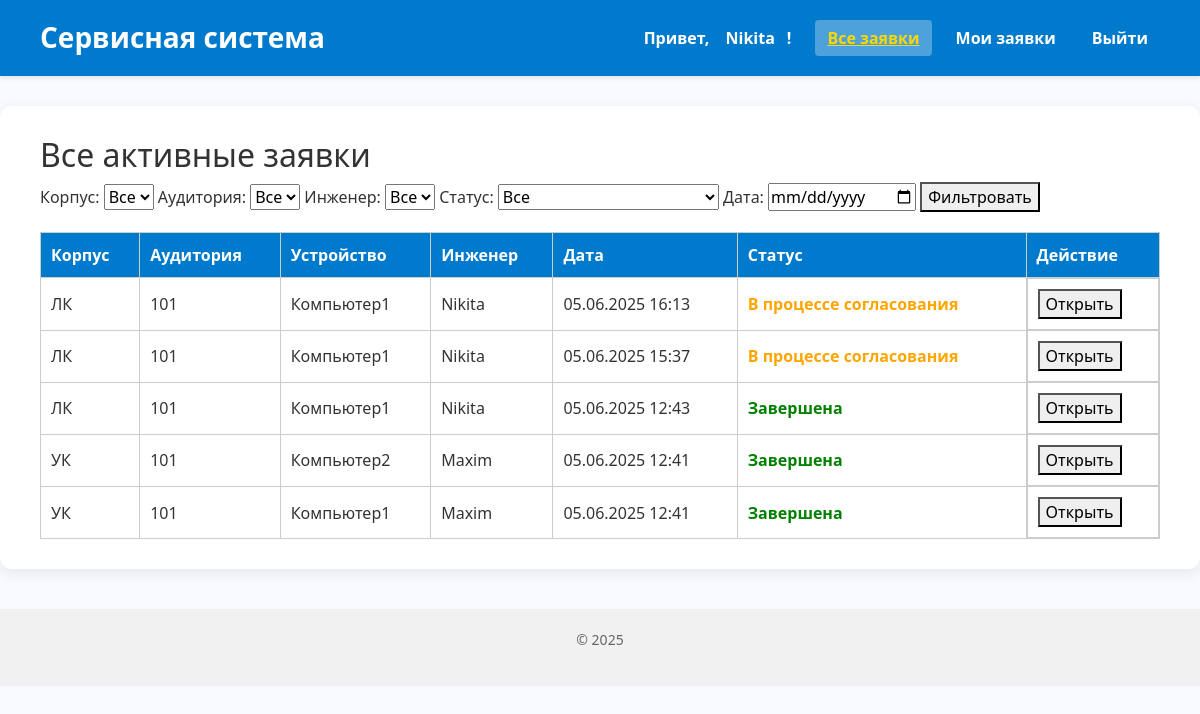
The page /engineer/all-active/ (signed in) on the database as committed earlier.
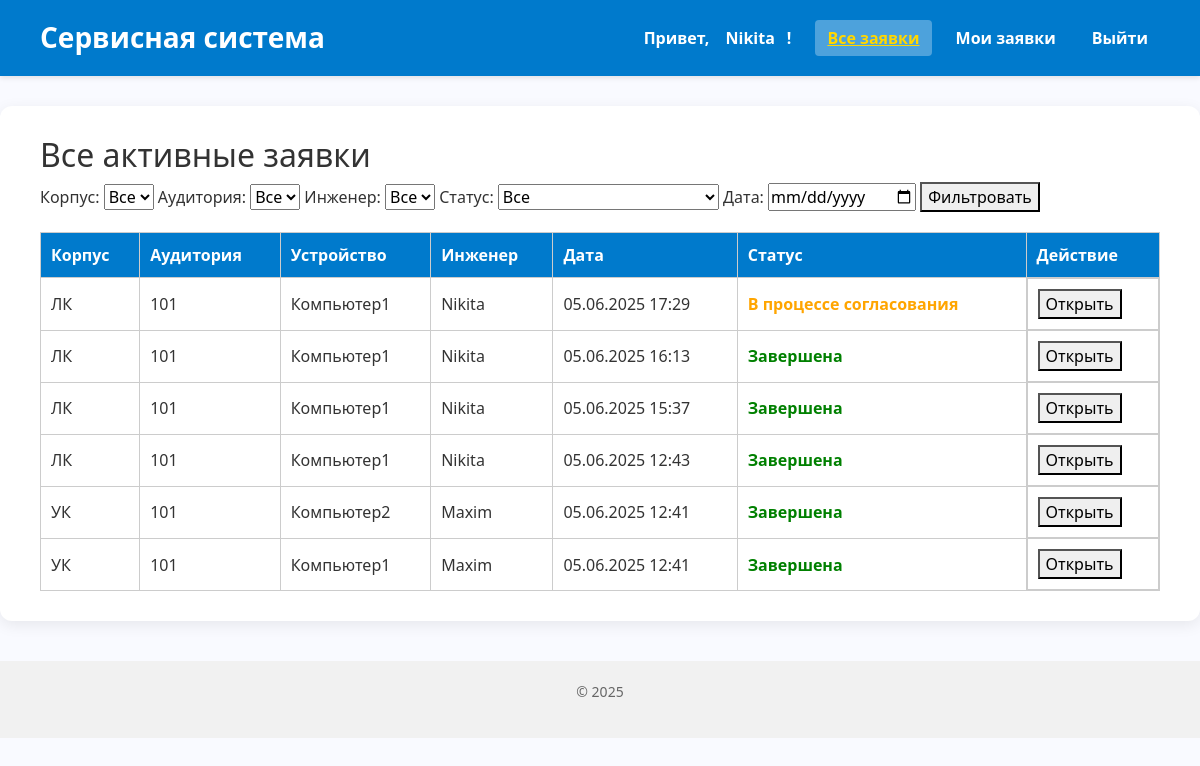
The same page on the database as committed later.
### core/models.py (models this page shows, shortened)
class ServiceRequest(models.Model):
    device = models.ForeignKey(Device, on_delete=models.CASCADE, related_name='service_requests', verbose_name="Устройство")
    created_by = models.ForeignKey(
        settings.AUTH_USER_MODEL, on_delete=models.SET_NULL,
        null=True, related_name='requests_created', verbose_name="Создал"
    )
    assigned_engineer = models.ForeignKey(
        settings.AUTH_USER_MODEL, on_delete=models.SET_NULL,
        null=True, blank=True, related_name='assigned_requests', verbose_name="Инженер"
    )
    created_at = models.DateTimeField("Дата создания", auto_now_add=True)
    description = models.TextField("Описание проблемы")
    is_completed = models.BooleanField("Завершено", default=False)
    requires_replacement = models.BooleanField("Требуется замена", default=False)
    is_paused = models.BooleanField("Приостановлена (ожидание замены)", default=False)
    replacement_requested = models.BooleanField("Запрос на замену оборудования", default=False)
    class Meta:
        verbose_name = "Заявка на обслуживание"
        verbose_name_plural = "Заявки на обслуживание"

class Device(models.Model):
    cabinet = models.ForeignKey(Cabinet, on_delete=models.CASCADE, related_name='devices', verbose_name="Кабинет")
    name = models.CharField("Название устройства", max_length=100)
    serial_number = models.CharField("Серийный номер", max_length=100, unique=True)
    purchase_date = models.DateField("Дата покупки")
    cost = models.DecimalField("Стоимость", max_digits=10, decimal_places=2)
    class Meta:
        verbose_name = "Устройство"
        verbose_name_plural = "Устройства"

class Cabinet(models.Model):
    number = models.CharField("Номер кабинета", max_length=10)
    building = models.CharField("Корпус", max_length=50)
    class Meta:
        verbose_name = "Кабинет"
        verbose_name_plural = "Кабинеты"

class User(AbstractUser):
    ROLE_CHOICES = [
        ('admin', 'Администратор'),
        ('engineer', 'Инженер'),
        ('teacher', 'Преподаватель'),
    ]
    role = models.CharField(max_length=20, choices=ROLE_CHOICES, blank=True, null=True)

### core/views.py (the view)
# urls.py: path('engineer/all-active/', views.all_active_requests, name='all_active_requests'),
@login_required
@engineer_required
def all_active_requests(request):
    qs = ServiceRequest.objects.select_related('device__cabinet', 'assigned_engineer').all()
    building = request.GET.get('building')
    cabinet_id = request.GET.get('cabinet')
    engineer_id = request.GET.get('engineer')
    status = request.GET.get('status')
    date = request.GET.get('date')
    if building:
        qs = qs.filter(device__cabinet__building=building)
    if cabinet_id:
        qs = qs.filter(device__cabinet__id=cabinet_id)
    if engineer_id:
        qs = qs.filter(assigned_engineer__id=engineer_id)
    if status == 'new':
        qs = qs.filter(assigned_engineer__isnull=True, is_paused=False)
    elif status == 'in_progress':
        qs = qs.filter(is_completed=False, is_paused=False, assigned_engineer__isnull=False)
    elif status == 'paused':
        qs = qs.filter(is_paused=True)
    elif status == 'completed':
        qs = qs.filter(is_completed=True)
    if date:
        qs = qs.filter(created_at__date=date)
    buildings = Cabinet.objects.values_list('building', flat=True).distinct()
    cabinets = Cabinet.objects.all()
    engineers = (
        ServiceRequest.objects.filter(assigned_engineer__isnull=False)
        .values('assigned_engineer__id', 'assigned_engineer__username')
        .distinct()
    )
    return render(request, 'core/engineer/all_active_requests.html', {
        'requests': qs.order_by('-created_at'),
        'buildings': buildings,
        'cabinets': cabinets,
        'engineers': engineers,
        'selected_building': building,
        'selected_cabinet': cabinet_id,
        'selected_engineer': engineer_id,
        'selected_status': status,
        'selected_date': date,
        'title': 'Все активные заявки',
    })

### core/templates/core/engineer/all_active_requests.html (shortened to what this page needs)
{% extends 'base.html' %}
{% block content %}
  <h2>Все активные заявки</h2>
  <form method="get" style="margin-bottom: 20px;">
    <label>Корпус:
      <select name="building">
        <option value="">Все</option>
      </select>
    </label>
    <label>Аудитория:
      <select name="cabinet">
        <option value="">Все</option>
      </select>
    </label>
    <label>Инженер:
      <select name="engineer">
        <option value="">Все</option>
      </select>
    </label>
    <label>Статус:
      <select name="status">
        <option value="">Все</option>
      </select>
    </label>
    <label>Дата:
      <input type="date" name="date" value="{{ selected_date }}">
    </label>
    <button type="submit">Фильтровать</button>
  </form>
  {% if requests %}
    <table style="width: 100%; border-collapse: collapse; border: 1px solid #ccc;">
      <thead>
        <tr style="background-color: #007acc; color: white;">
          <th style="padding: 10px; border: 1px solid #ccc;">Корпус</th>
          <th style="padding: 10px; border: 1px solid #ccc;">Аудитория</th>
          <th style="padding: 10px; border: 1px solid #ccc;">Устройство</th>
          <th style="padding: 10px; border: 1px solid #ccc;">Инженер</th>
          <th style="padding: 10px; border: 1px solid #ccc;">Дата</th>
          <th style="padding: 10px; border: 1px solid #ccc;">Статус</th>
          <th style="padding: 10px; border: 1px solid #ccc;">Действие</th>
        </tr>
      </thead>
      <tbody>
        {% for req in requests %}
          <tr>
            <td style="padding: 10px; border: 1px solid #ccc;">{{ req.device.cabinet.building }}</td>
            <td style="padding: 10px; border: 1px solid #ccc;">{{ req.device.cabinet.number }}</td>
            <td style="padding: 10px; border: 1px solid #ccc;">{{ req.device.name }}</td>
            <td style="padding: 10px; border: 1px solid #ccc;">{{ req.assigned_engineer.username|default:"—" }}</td>
            <td style="padding: 10px; border: 1px solid #ccc;">{{ req.created_at|date:"d.m.Y H:i" }}</td>
            <td style="padding: 10px; border: 1px solid #ccc; font-weight: 600;
              {% if req.is_completed %}
                color: green;
              {% elif req.is_paused %}
                color: orange;
              {% elif req.assigned_engineer %}
                color: orange;
              {% else %}
                color: red;
              {% endif %}">
              {% if req.is_completed %}
                Завершена
              {% elif req.is_paused %}
                В процессе согласования
              {% elif req.assigned_engineer %}
                В работе
              {% else %}
                Не назначена
              {% endif %}
            </td>
            <td style="padding: 10px; border: 1px solid #ccc; display: flex; flex-direction: column; gap: 5px;">
              <a href="{% url 'engineer_request_detail' req.id %}">
                <button type="button">Открыть</button>
              </a>
            </td>
          </tr>
        {% endfor %}
      </tbody>
    </table>
  {% else %}
    <p>Заявки не найдены.</p>
  {% endif %}
{% endblock %}

Rows that differ between the two databases and show on the page:
added ServiceRequest: device.cabinet.building "ЛК", device.cabinet.number "101", device.name "Компьютер1", assigned_engineer.username "Nikita", created_at "05.06.2025 17:29", is_completed "В процессе согласования"
changed ServiceRequest (number 2 of 6 on the later page): is_completed "В процессе согласования" → "Завершена"
changed ServiceRequest (number 3 of 6 on the later page): is_completed "В процессе согласования" → "Завершена"
